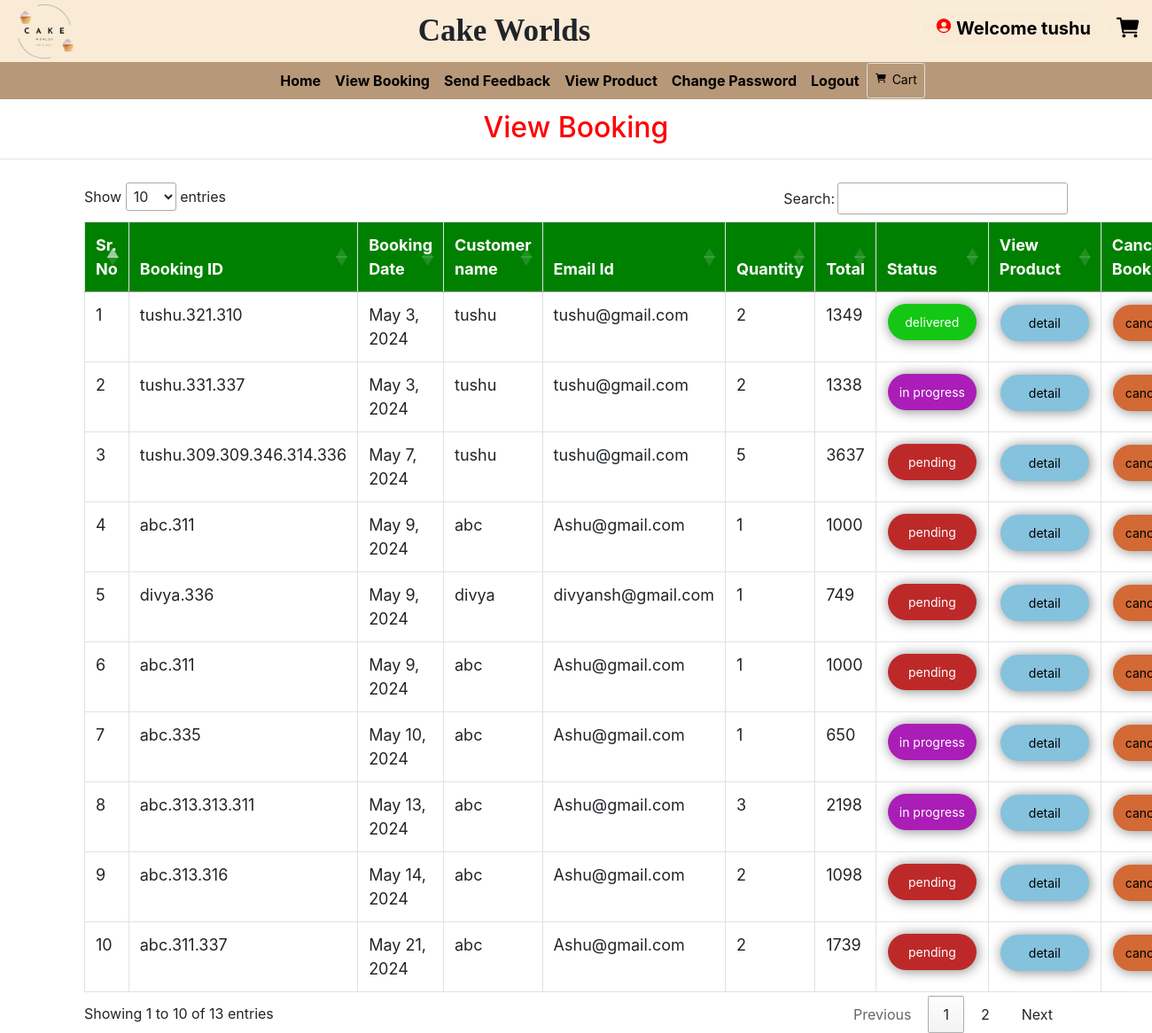
Screenshot of /admin_viewBooking (signed in) with the database file from the repository.
### grocery/models.py (models this page shows, shortened)
class Booking(models.Model):
    status = models.ForeignKey(Status, on_delete=models.CASCADE, null=True)
    profile = models.ForeignKey(Profile, on_delete=models.CASCADE, null=True)
    booking_id = models.CharField(max_length=200,null=True)
    quantity = models.CharField(max_length=100,null=True)
    book_date = models.CharField(max_length=30, null=True)
    total = models.IntegerField(null=True)

class Profile(models.Model):
    user = models.ForeignKey(User, on_delete=models.CASCADE, null=True)
    dob = models.DateField(null=True)
    city = models.CharField(max_length=30, null=True)
    address = models.CharField(max_length=50, null=True)
    contact = models.CharField(max_length=10, null=True)
    image = models.FileField(null=True)

class Status(models.Model):
    name = models.CharField(max_length=20, null=True)

### grocery/views.py (the view)
# urls.py: path('admin_viewBooking', Admin_View_Booking, name='admin_viewBooking'),
def Admin_View_Booking(request):
    if not request.user.is_authenticated:
        return redirect('login_admin')
    book = Booking.objects.all()
    d = {'book': book}
    return render(request, 'admin_viewBokking.html', d)

### grocery/templates/admin_viewBokking.html (shortened to what this page needs)
{% extends 'navigation.html' %}
{% block body %}
<center><h2 style="color:red;margin-top:1%">View Booking</h2></center><hr>
 <div class="container">
<table class="table table-bordered" id="myTable">
  <thead>
  <tr>
    <th>Sr. No</th>
    <th>Booking ID</th>
    <th>Booking Date</th>
    <th>Customer name</th>
    <th>Email Id</th>
      <th>Quantity</th>
      <th>Total</th>
      <th>Status</th>
    <th>View Product</th>
    <th>Cancel Booking</th>
  </tr>
  </thead>
   <tbody>
{% for i in book %}
  <tr>
      <td>{{forloop.counter}}</td>
    <td>{{i.booking_id}}</td>
    <td>{{i.book_date}}</td>
    <td>{{i.profile.user.username}}</td>
    <td>{{i.profile.user.email}}</td>
      <td>{{i.quantity}}</td>
      <td>{{i.total}}</td>
      <td>
        <a href="{% url 'Edit_status' i.booking_id i.id %}">
          <button class="button mybtnonestatus {% if i.status.name == 'delivered' %}green{% elif i.status.name == 'in progress' %}blue{% else %}red{% endif %}">
            {{ i.status.name }}
          </button>
        </a>
      </td>
      <td><a href="{% url 'admin_booking_detail' i.booking_id i.id i.profile.user.id  %}"><button class="button mybtnoneDetails">detail</button></a></td>
      <td><a href="{% url 'delete_admin_booking' i.booking_id i.id %}" onclick="return confirm('Are you sure?')"><button class="button mybtnonedelete" id="#delete">cancel</button></a></td>
  </tr>
   {% endfor %}
    </tbody>
</table>
 </div>
{% endblock %}

### grocery/templates/navigation.html (shortened to what this page needs)
<!DOCTYPE html>
<html lang="en">
<head>
    {% load static %}
     <link rel="stylesheet" href="https://maxcdn.bootstrapcdn.com/bootstrap/4.0.0/css/bootstrap.min.css">
     <link rel = stylesheet href = "//cdn.datatables.net/1.10.19/css/jquery.dataTables.min.css">
     <link href='//netdna.bootstrapcdn.com/font-awesome/4.3.0/css/font-awesome.min.css' rel='stylesheet'/>
     <link rel='stylesheet' href='https://cdnjs.cloudflare.com/ajax/libs/twitter-bootstrap/4.1.3/css/bootstrap.min.css'>
<link rel='stylesheet' href='https://cdnjs.cloudflare.com/ajax/libs/ionicons/2.0.1/css/ionicons.min.css'>
<link rel="stylesheet" href="https://use.fontawesome.com/releases/v5.6.3/css/all.css">
<link rel="stylesheet" href="https://cdnjs.cloudflare.com/ajax/libs/font-awesome/4.7.0/css/font-awesome.min.css">
</head>
<body style="background-color:white">
  <div class="ImgConatin">
    <div class="logo"><img  src="{% static 'images/CakeLogo.png' %} " height="100px" /></div>
    <div class="font">Cake Worlds</div>
    <div class="innerIcon">
      <a href="{% url 'profile' %}"><h5 class="nav-link profile" style="color:rgb(0, 0, 0)"><ion-icon style="margin-right:4px;color:#FF0000" name="person-circle-sharp"></ion-icon>Welcome {{request.user.username}}</h5></a>
         <a href="" class=" cart">
          <ion-icon name="cart"></ion-icon>
        </a>
    </div>
  </div>
<nav class="navbar navbar-expand-sm">
  <a class="navbar-brand pl-5 " href="#" style="color:white ; font-weight : bold"></a>
<div class="collapse navbar-collapse" id="collapsibleNavbar">
  <ul class="navbar-nav pl-5 text-center">
    {% if request.user.username %}
    {% if not request.user.is_staff %}
    <li class="nav-item">
      <a class="nav-link" href="{% url 'home' %}" style="color:white">Home</a>
    </li>
    <li class="nav-item">
      <a class="nav-link" href="{% url 'view_booking' %}" style="color:white">View Booking</a>
    </li>
    <li class="nav-item">
      <a class="nav-link" href="{% url 'send_feedback' request.user.id %}" style="color:white">Send Feedback</a>
    </li>
    <li class="nav-item">
      <a class="nav-link" href="{% url 'view_product' 0 %}" style="color:white">View Product</a>
    </li>
    <li class="nav-item">
      <a class="nav-link" href="{% url 'change_password' %}" style="color:white">Change Password</a>
    </li>
    {% endif %}
    {% endif %}
    {% if request.user.is_authenticated %}
    <a class="nav-link" href="{% url 'logout' %}" style="color:white">Logout</a>
    {% endif %}
    {% if not request.user.is_staff %}
    {% if request.user.username %}
    <a href="{% url 'cart' %}" style="border: 0.5px solid rgb(224, 222, 222) " class="btn btn-default btn-sm text-dark text-capitalize ">
        <ion-icon style="color:rgb(6, 0, 0);margin-top:5px" name="cart"></ion-icon><span style="margin-left:6px;margin-top:6px;color:rgb(0, 0, 0)">Cart</span></a></center>
{% endif %}
    {% endif %}
    </ul>
</div>
</nav>
{% block body %}{% endblock %}
</body>
</html>

### grocery/templates/navigation.html (style rules this page uses)
* { box-sizing: border-box; }
#myTable { border-collapse: collapse; width: 100%; border: 1px solid #ddd; font-size: 18px; }
#myTable th { text-align: left; padding: 12px; background-color: green; color: white; }
#myTable td { text-align: left; padding: 12px; background-color: white; }
#myTable tr { border-bottom: 1px solid #ddd; }
.button { background-color: orange; border: none; color: white; padding: 10px; text-align: center; text-decoration: none; display: inline-block; font-size: 14px; margin: 1px 1px; cursor: pointer; }
.nav-link { font-weight:bold; }
.navbar-brand { text-shadow: 1px 1px lightblue; }
.ImgConatin { padding-right: 12px; background-color: antiquewhite; width: 100%; height: 70px; display: flex; justify-content:space-between; align-items: center; }
.innerIcon { position: relative; display: inline; font-size: 30px; display: flex; justify-content: space-evenly; gap: 10px; align-items: center; }
.font { display: inline; font-size: 35px; font-family: cursive; font-weight: bolder; }
h5 { display: inline; color: black; }
.cart { display: inline; font-size: 30px; color: black; }
nav { background-color: rgb(183, 152, 120); display: flex; justify-content: start; align-items: center; border-radius: 0px; height: 42px; }
#collapsibleNavbar { margin-left: -60px; border-radius: 10px; display: flex; justify-content: space-evenly; align-items: center; }
#collapsibleNavbar .nav-link { color: black !important; }
.profile { border: 1px solid beige; border-radius: 20px; }

### grocery/templates/admin_viewBokking.html (style rules this page uses)
.mybtnoneDetails { background-color: rgb(133, 194, 222); color: rgb(0, 0, 0) !important; position: relative; margin-top: 2px; width: 100px; bottom: 0px; border-radius: 35px; box-shadow: 1px 1px 13px 1px rgb(150, 150, 150); border: none; }
.mybtnonedelete { background-color: rgb(211, 105, 52); color: rgb(0, 0, 0) !important; position: relative; margin-top: 2px; width: 100%; bottom: 0px; border-radius: 35px; box-shadow: 1px 1px 13px 1px rgb(150, 150, 150); border: none; }
.green { border-radius: 35px; box-shadow: 1px 1px 13px 1px rgb(150, 150, 150); background-color: rgb(21, 199, 21); width: 100px; }
.blue { border-radius: 35px; box-shadow: 1px 1px 13px 1px rgb(150, 150, 150); background-color: rgb(170, 29, 183); width: 100px; }
.red { border-radius: 35px; box-shadow: 1px 1px 13px 1px rgb(150, 150, 150); background-color: rgb(189, 41, 41); width: 100px; }

### rows the page displays
Booking: booking_id "tushu.321.310", book_date "May 3, 2024", profile.user.username "tushu", profile.user.email "tushu@gmail.com", quantity "2", total "1349", status.name "delivered"
Booking: booking_id "tushu.331.337", book_date "May 3, 2024", profile.user.username "tushu", profile.user.email "tushu@gmail.com", quantity "2", total "1338", status.name "in progress"
Booking: booking_id "tushu.309.309.346.314.336", book_date "May 7, 2024", profile.user.username "tushu", profile.user.email "tushu@gmail.com", quantity "5", total "3637", status.name "pending"
Booking: booking_id "abc.311", book_date "May 9, 2024", profile.user.username "abc", profile.user.email "Ashu@gmail.com", quantity "1", total "1000", status.name "pending"
Booking: booking_id "divya.336", book_date "May 9, 2024", profile.user.username "divya", profile.user.email "divyansh@gmail.com", quantity "1", total "749", status.name "pending"
Booking: booking_id "abc.311", book_date "May 9, 2024", profile.user.username "abc", profile.user.email "Ashu@gmail.com", quantity "1", total "1000", status.name "pending"
Booking: booking_id "abc.335", book_date "May 10, 2024", profile.user.username "abc", profile.user.email "Ashu@gmail.com", quantity "1", total "650", status.name "in progress"
Booking: booking_id "abc.313.313.311", book_date "May 13, 2024", profile.user.username "abc", profile.user.email "Ashu@gmail.com", quantity "3", total "2198", status.name "in progress"
Booking: booking_id "abc.313.316", book_date "May 14, 2024", profile.user.username "abc", profile.user.email "Ashu@gmail.com", quantity "2", total "1098", status.name "pending"
Booking: booking_id "abc.311.337", book_date "May 21, 2024", profile.user.username "abc", profile.user.email "Ashu@gmail.com", quantity "2", total "1739", status.name "pending"

### other values shown
{{ request.user.username }} "tushu"
